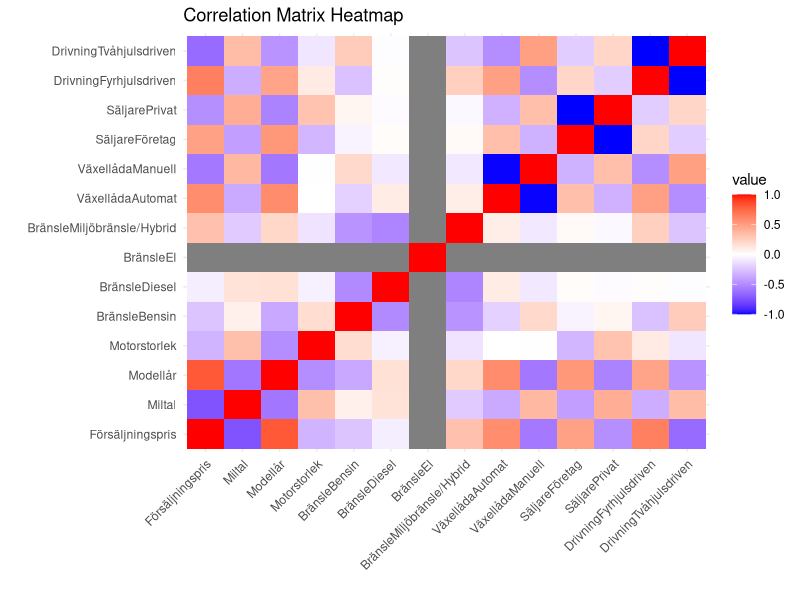
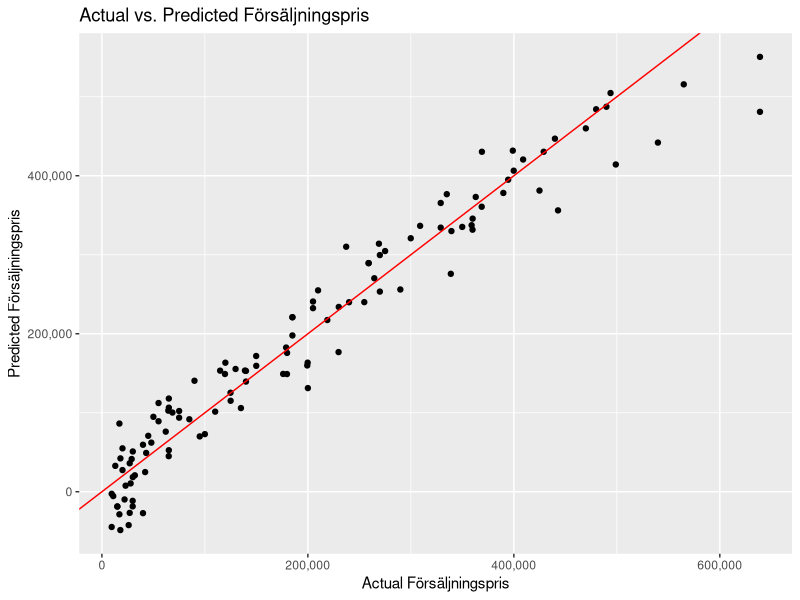

Recreate these plots in R, in order.
library(ggplot2)
library(dplyr)
library(caret)
library(scales)
library(reshape2)

# Set working directory to where your CSV file is located
setwd("C:/Users/Isaac/Documents/GitHub/ec-data-science-24/r_programming")

# Load the data
data <- read.csv("blocket_volvo_data.csv", header = TRUE, sep = ",", stringsAsFactors = FALSE)
data <- subset(data, select = -c(Märke, Datum_i_trafik, Färg, Hästkrafter, Biltyp, Index))


# Step 1: Data Exploration and Cleaning
# Make numeric columns numeric
data <- data %>%
  mutate(
    Försäljningspris = as.numeric(gsub("[^0-9.]", "", Försäljningspris)),
    Miltal = as.numeric(gsub("[^0-9.]", "", Miltal)),
    Modellår = as.numeric(gsub("[^0-9.]", "", Modellår)),
    Motorstorlek = as.numeric(gsub("[^0-9.]", "", Motorstorlek))
  )
# Log transform miltal
data$Miltal <- log1p(data$Miltal)

# Convert categorical variables to factors
data <- data %>%
  mutate(across(c(Modell), as.factor))

# One-hot encode small level factor variables
data_encoded <- dummyVars("~ Bränsle + Växellåda + Säljare + Drivning", data = data) %>% predict(newdata = data) %>% as.data.frame() 
data <- cbind(data, data_encoded) %>%
  select(-Bränsle, -Växellåda, -Säljare, -Drivning)

# Remove rows with NA in critical columns
data <- na.omit(data)
colSums(is.na(data))

# Data after cleaning:
summary(data)
correlation_matrix <- cor(data %>% select_if(is.numeric), use = "complete.obs")
correlation_matrix_melted <- melt(correlation_matrix) # Convert matrix to a tidy data frame

ggplot(correlation_matrix_melted, aes(x = Var1, y = Var2, fill = value)) +
  geom_tile() +
  scale_fill_gradient2(low = "blue", mid = "white", high = "red", midpoint = 0) +
  labs(title = "Correlation Matrix Heatmap", x = "", y = "") +
  theme_minimal() +
  theme(axis.text.x = element_text(angle = 45, vjust = 1, hjust = 1))

# Step 2: Split Data into Training and Testing Sets
set.seed(123) # For reproducibility
index <- createDataPartition(data$Försäljningspris, p = 0.8, list = FALSE)
train_data <- data[index, ]
test_data <- data[-index, ]

# Step 3: Linear Regression Model + k-cross validation
train_control <- trainControl(method = "cv", number = 4)
model <- train(Försäljningspris ~ ., data = train_data, method = "lm", trControl = train_control)


# Step 4: Evaluate Model Performance
summary(model)

# Make predictions on the test data
predictions <- predict(model, newdata = test_data)

# Calculate RMSE (Root Mean Squared Error) for model evaluation
rmse <- sqrt(mean((predictions - test_data$Försäljningspris)^2))
print(paste("RMSE:", rmse))

# Step 5: Visualize Results
ggplot(data.frame(Actual = test_data$Försäljningspris, Predicted = predictions), aes(x = Actual, y = Predicted)) +
  geom_point() +
  geom_abline(intercept = 0, slope = 1, color = "red") + # Perfect prediction line
  labs(title = "Actual vs. Predicted Försäljningspris", x = "Actual Försäljningspris", y = "Predicted Försäljningspris") +
  scale_x_continuous(labels = label_comma()) + # Format x-axis labels
  scale_y_continuous(labels = label_comma())   # Format y-axis labels


# Combine actual and predicted prices in a data frame
results <- data.frame(Actual = test_data$Försäljningspris, Predicted = predictions)




# -----------------------
negative_predictions <- results[results$Predicted < 0, ]
print(negative_predictions)

problematic_rows <- test_data[results$Predicted < 0, ]
print(problematic_rows)

varImp(model)


